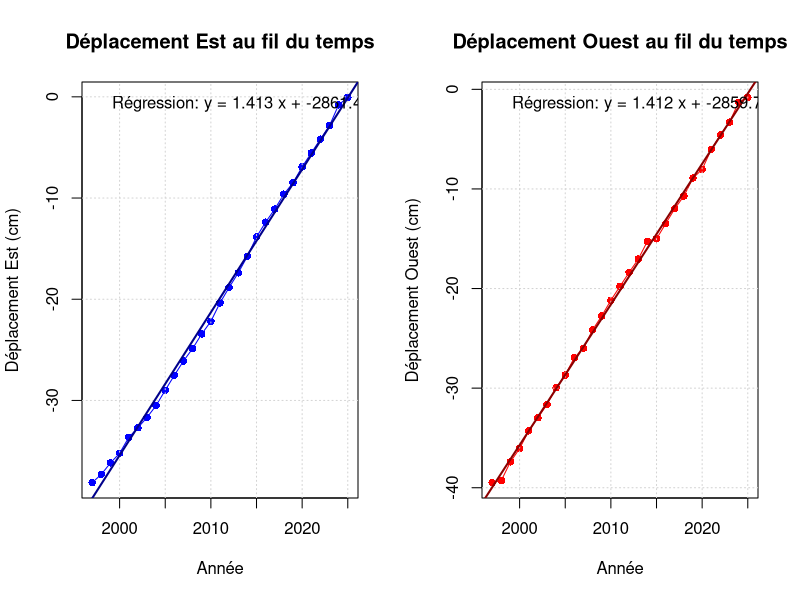

The R script that drew this image:
# Chargement des données

# # data <- data.frame(
  # Annee = c(1996, 1997, 1998, 1999, 2000, 2001, 2002, 2003, 2004, 2005, 2006, 2007, 2008, 2009, 2010, 2011, 2012, 2013, 2014, 2015, 2016, 2017, 2018, 2019, 2020, 2021, 2022, 2023, 2024, 2025),
  # Deplacement_Est = c(32.786, 31.5946, 30.6546, 29.7569, 29.1384, 27.2782, 26.0843, 24.6598, 23.8808, 22.7818, 21.6566, 20.859, 20.06, 18.5149, 17.3629, 16.6279, 15.6189, 14.8063, 13.6812, 12.7728, 11.8786, 10.8737, 10.0494, 9.1308, 8.0693, 6.8624, 4.3615, 3.2274, 1.1385, -0.2628),
  # Deplacement_Ouest = c(-58.2403, -56.3803, -54.3918, -52.3493, -50.695, -47.1746, -45.4573, -43.2858, -41.5294, -39.5261, -37.3033, -35.9077, -33.7948, -31.2051, -29.0876, -27.3002, -25.2819, -23.4383, -20.9587, -18.9929, -16.7667, -14.831, -12.953, -10.6909, -9.4267, -6.809, -5.5901, -3.5769, -2.0949, -0.7322)
# )

data <- data.frame(
  Annee = 1997:2025,
  Deplacement_Est = c(-38.1168, -37.2995, -36.1685, -35.2191, -33.6545, 
                      -32.7014, -31.6825, -30.4999, -28.9895, -27.5133, 
                      -26.1007, -24.8715, -23.4228, -22.187, -20.3579, 
                      -18.8351, -17.3914, -15.7578, -13.8397, -12.3844, 
                      -11.093, -9.6174, -8.4962, -6.9173, -5.5502, 
                      -4.1799, -2.8421, -0.7897, -0.0567),
  Deplacement_Ouest = c(-39.4835, -39.2676, -37.3924, -36.0637, -34.2874, 
                        -32.9745, -31.643, -29.9594, -28.6787, -26.9325, 
                        -25.9998, -24.1413, -22.7467, -21.1784, -19.7709, 
                        -18.3822, -17.0452, -15.2569, -15.0087, -13.4935, 
                        -11.9806, -10.7097, -8.9023, -8.0365, -6.0325, 
                        -4.5837, -3.2915, -1.2988, -0.8088)
)




# Préparation de l'affichage côte à côte
par(mfrow = c(1, 2))  # 1 ligne, 2 colonnes

# Graphique des déplacements Est
plot(data$Annee, data$Deplacement_Est, type = "o", col = "blue", pch = 16, xlab = "Année", ylab = "Déplacement Est (cm)", main = "Déplacement Est au fil du temps")
grid()  # Ajout d'une grille

# Calcul et tracé de la régression linéaire pour le déplacement Est
model_est <- lm(Deplacement_Est ~ Annee, data = data)
abline(model_est, col = "darkblue", lwd = 2)
# Ajout du coefficient de régression
legend("topleft", legend = paste("Régression: y =", round(coef(model_est)[2], 4), "x +", round(coef(model_est)[1], 4)), bty = "n")

# Graphique des déplacements Ouest
plot(data$Annee, data$Deplacement_Ouest, type = "o", col = "red", pch = 16, xlab = "Année", ylab = "Déplacement Ouest (cm)", main = "Déplacement Ouest au fil du temps")
grid()  # Ajout d'une grille

# Calcul et tracé de la régression linéaire pour le déplacement Ouest
model_ouest <- lm(Deplacement_Ouest ~ Annee, data = data)
abline(model_ouest, col = "darkred", lwd = 2)
# Ajout du coefficient de régression
legend("topleft", legend = paste("Régression: y =", round(coef(model_ouest)[2], 4), "x +", round(coef(model_ouest)[1], 4)), bty = "n")

# Réinitialisation de l'affichage graphique
par(mfrow = c(1, 1))



